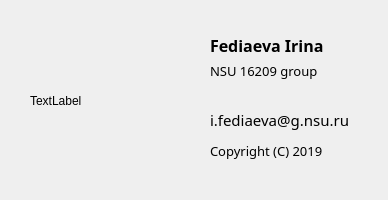
<?xml version="1.0" encoding="UTF-8"?>
<ui version="4.0">
 <class>AboutDialog</class>
 <widget class="QDialog" name="AboutDialog">
  <property name="geometry">
   <rect>
    <x>0</x>
    <y>0</y>
    <width>388</width>
    <height>200</height>
   </rect>
  </property>
  <property name="windowTitle">
   <string>About author</string>
  </property>
  <property name="windowIcon">
   <iconset resource="res.qrc">
    <normaloff>:/build-Wireframe-Desktop_Qt_5_12_1_MinGW_64_bit-Debug/Data/question.png</normaloff>:/build-Wireframe-Desktop_Qt_5_12_1_MinGW_64_bit-Debug/Data/question.png</iconset>
  </property>
  <widget class="QLabel" name="label_5">
   <property name="geometry">
    <rect>
     <x>30</x>
     <y>20</y>
     <width>131</width>
     <height>161</height>
    </rect>
   </property>
   <property name="text">
    <string>TextLabel</string>
   </property>
  </widget>
  <widget class="QLabel" name="label_4">
   <property name="geometry">
    <rect>
     <x>210</x>
     <y>60</y>
     <width>151</width>
     <height>21</height>
    </rect>
   </property>
   <property name="font">
    <font>
     <family>Euphemia</family>
     <pointsize>10</pointsize>
    </font>
   </property>
   <property name="text">
    <string>NSU 16209 group</string>
   </property>
  </widget>
  <widget class="QLabel" name="label_2">
   <property name="geometry">
    <rect>
     <x>210</x>
     <y>110</y>
     <width>151</width>
     <height>20</height>
    </rect>
   </property>
   <property name="font">
    <font>
     <family>Euphemia</family>
     <pointsize>11</pointsize>
    </font>
   </property>
   <property name="text">
    <string>i.fediaeva@g.nsu.ru</string>
   </property>
  </widget>
  <widget class="QLabel" name="label_3">
   <property name="geometry">
    <rect>
     <x>210</x>
     <y>130</y>
     <width>131</width>
     <height>41</height>
    </rect>
   </property>
   <property name="font">
    <font>
     <family>Euphemia</family>
     <pointsize>10</pointsize>
    </font>
   </property>
   <property name="text">
    <string>Copyright (C) 2019</string>
   </property>
  </widget>
  <widget class="QLabel" name="label">
   <property name="geometry">
    <rect>
     <x>210</x>
     <y>20</y>
     <width>131</width>
     <height>51</height>
    </rect>
   </property>
   <property name="font">
    <font>
     <family>Euphemia</family>
     <pointsize>12</pointsize>
     <weight>75</weight>
     <bold>true</bold>
    </font>
   </property>
   <property name="text">
    <string>Fediaeva Irina</string>
   </property>
  </widget>
 </widget>
 <resources>
  <include location="res.qrc"/>
 </resources>
 <connections/>
</ui>
